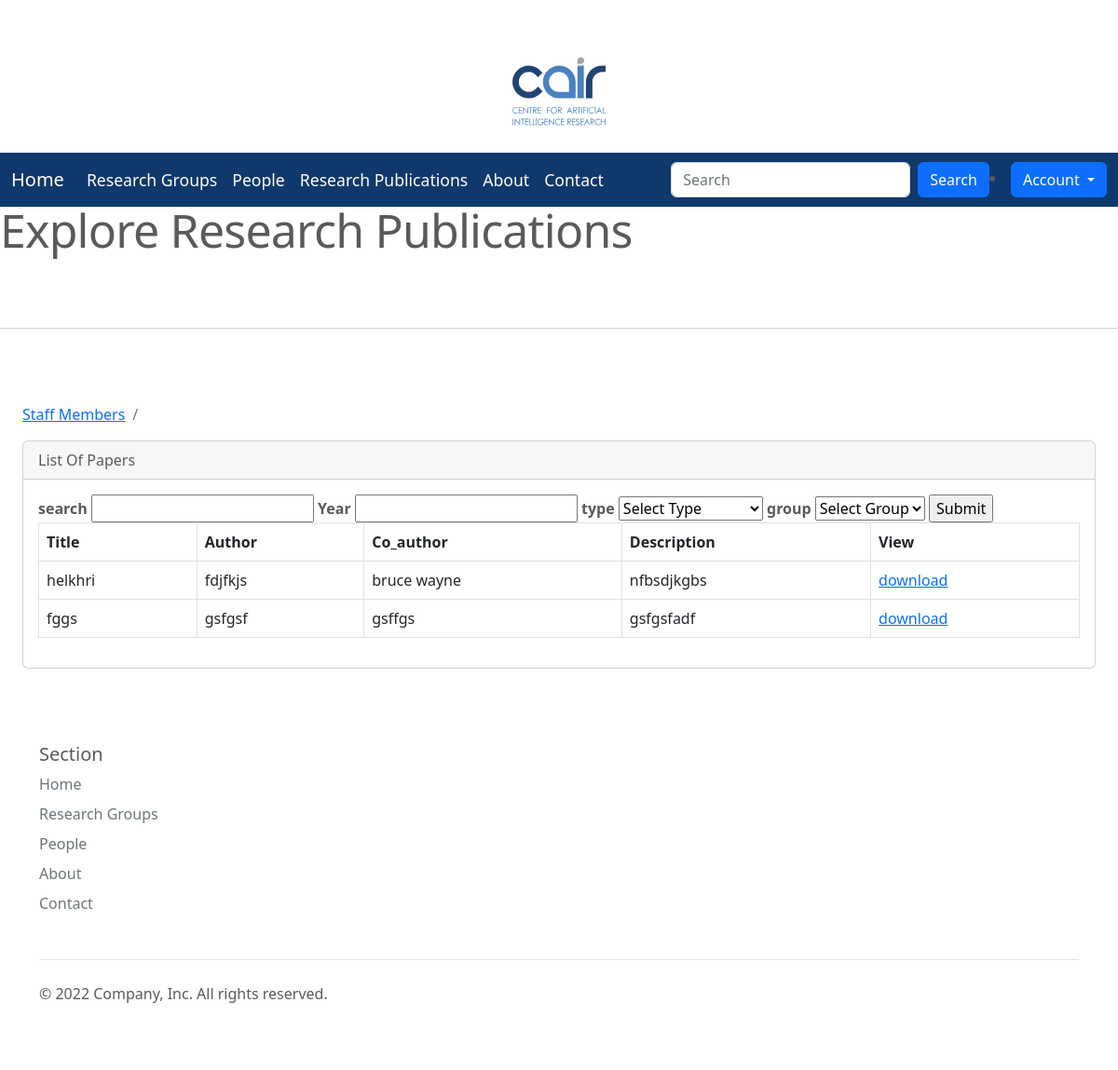
Screenshot of /papers/ with the database file from the repository.
### researchapp/models.py (models this page shows, shortened)
class Paper(models.Model):
    title = models.CharField(max_length=100)
    author = models.CharField(max_length=50)
    co_author = models.CharField(max_length=50)
    description =  models.TextField()
    category  = models.ForeignKey(PaperType, on_delete=models.CASCADE, default=None,blank=True , null=TRUE)
    group = models.ForeignKey(Group, on_delete=models.CASCADE, default=None,blank=True , null=TRUE)
    publication = models.FileField(upload_to='pdf/publications')
    peerReview = models.FileField(upload_to='pdf/peerReview', blank=True , null=TRUE)
    created = models.DateField(auto_now_add=True)
    published_by=models.ForeignKey(User, on_delete=models.CASCADE, default=None,blank=True , null=TRUE)

### researchapp/views.py (the view)
# urls.py: path('papers/', views.filter_papers, name = 'papers'),
def filter_papers(request):
    searches = ''
    dates= ''
    types = ''
    groups = ''
    if 'search' in request.GET:
        searches = request.GET['search']
    if 'date' in request.GET:
        dates = request.GET['date']
    if 'type' in request.GET:
        types = request.GET['type']
    if 'group' in request.GET:
        groups = request.GET['group']
    context = {
        'papers': filter_by_date_type_group(request, search_paper(request)),
        'groups': Group.objects.all(),
        'type': PaperType.objects.all(),
        'selected_search': searches,
        'selected_date': dates,
        'selected_type': types,
        'selected_group': groups
    }
    return render(request, 'paper.html', context)

### researchapp/views.py (called while the page is built)
def search_paper(request):
    query_string = ''
    found_entries = None
    if ('q' in request.GET) and request.GET['q'].strip():
        query_string = request.GET['q']
        entry_query = get_query(query_string, ['title', 'description','author'])
        paper_list= Paper.objects.filter(entry_query)
        return paper_list
    elif ('search' in request.GET) and request.GET['search'].strip():
        query_string = request.GET['search']
        entry_query = get_query(query_string, ['title', 'description','author'])
        paper_list= Paper.objects.filter(entry_query)
        return paper_list
    else:
        display_paper = Paper.objects.all()
        return display_paper

def filter_by_date_type_group(request, paper_list):
    if 'date' in request.GET:
        if request.GET['date'] !='':
            paper_list = paper_list.filter(created__icontains = request.GET['date'])
    if 'type' in request.GET:
        if request.GET['type'] !='':
            paper_list = paper_list.filter(category__name__icontains = request.GET['type'])
    if 'group' in request.GET:
        if request.GET['group'] !='':
            paper_list = paper_list.filter(group__name__icontains = request.GET['group'])
    return paper_list

### researchapp/templates/paper.html (shortened to what this page needs)
{% extends 'base.html' %}
{% load static %}
{% block style %}
<link href="https://cdn.jsdelivr.net/npm/bootstrap@5.2.0/dist/css/bootstrap.min.css"
rel="stylesheet">
<link rel="stylesheet" href="{% static 'css/style1.css' %}">
    <body oncontextmenu='return false' class='snippet-body'>
{% endblock %}
{% block body %}
     <h7 class="featurette-heading fw-normal lh-1" style="text-align:center;" >Explore Research Publications </h7>
     <hr class="featurette-divider">
        <div class="container-fluid">
        <div class="row">
          <div class="col-12 mb-3">
          <div class="col-12 mb-3">
                <div id="content-wrapper">
        <div class="container-fluid">
            <ol class="breadcrumb">
                <li class="breadcrumb-item">
                    <a href="">Staff Members</a>
                </li>
                <li class="breadcrumb-item active"></li>
            </ol>
            <div class="card mb-3">
                <div class="card-header">
                    List Of Papers
                </div>
                <div class="card-body">
                     <form method="GET" action="{% url 'papers' %}">
            <label for="search"><b>search</b></label>
            <input type="text"  name = 'search' {% if selected_search == ''%} value = '' {%else%} value = '{{selected_search}}'{% endif%} />
            <label for="year"><b>Year</b></label>
            <input type="text"  name = 'date'  {% if selected_date == ''%} value = '' {%else%} value = '{{selected_date}}'{% endif%}/>
            <label for="type"><b>type</b></label>
            <select id="type" name="type">
            <option {% if selected_type == ''%} selected {% endif%} value = ''> Select Type</option>
        </select>
            <label for="groups"><b>group</b></label>
            <select id="type" name="group">
                <option {% if selected_group == ''%} selected {% endif%} value = ''> Select Group</option>
        </select>
        <input type = 'submit' name = 'Search'/>
                     </form>
                     <div class="table-responsive">
                        <table class="table table-bordered" id="dataTable" width="100%" cellspacing="0">
            <tr>
                <th>Title</th>
                <th>Author</th>
                <th>Co_author</th>
                <th>Description</th>
                <th>View</th>
            </tr>
            {% for paper in papers%}
            <tr>
                <td>{{paper.title}}</td>
                <td>{{paper.author}}</td>
                <td>{{paper.co_author}}</td>
                <td>{{paper.description}}</td>
                <td><a href = '{{ paper.publication.url }}'> download </a></td>
            </tr>
            {% endfor%}
                        </table>
                    </div>
                </div>
            </div>
        </div>
    </div>
          </div>
        </div>
      </div>
    </div>
{% endblock %}

### researchapp/static/css/carousel.css (style rules this page uses)
body { padding-top: 3rem; padding-bottom: 3rem; color: #5a5a5a; }
.featurette-divider { margin: 5rem 0; }
.featurette-heading { letter-spacing: -.05rem; }
@media (min-width: 40em) { .featurette-heading { font-size: 50px; } }
@media (min-width: 62em) { .featurette-heading { margin-top: 7rem; } }

### rows the page displays
Paper: title "helkhri", author "fdjfkjs", co_author "bruce wayne", description "nfbsdjkgbs"
Paper: title "fggs", author "gsfgsf", co_author "gsffgs", description "gsfgsfadf"
